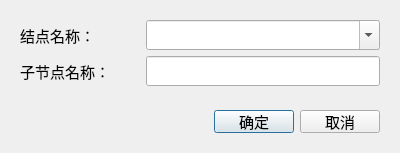
<?xml version="1.0" encoding="UTF-8"?>
<ui version="4.0">
 <class>SetLinkDialog</class>
 <widget class="QDialog" name="SetLinkDialog">
  <property name="geometry">
   <rect>
    <x>0</x>
    <y>0</y>
    <width>400</width>
    <height>139</height>
   </rect>
  </property>
  <property name="font">
   <font>
    <family>新宋体</family>
    <pointsize>11</pointsize>
   </font>
  </property>
  <property name="windowTitle">
   <string>Dialog</string>
  </property>
  <layout class="QVBoxLayout" name="verticalLayout">
   <item>
    <widget class="QWidget" name="widget_2" native="true">
     <layout class="QVBoxLayout" name="verticalLayout_2">
      <item>
       <layout class="QHBoxLayout" name="horizontalLayout">
        <item>
         <widget class="QLabel" name="label">
          <property name="minimumSize">
           <size>
            <width>120</width>
            <height>0</height>
           </size>
          </property>
          <property name="maximumSize">
           <size>
            <width>120</width>
            <height>16777215</height>
           </size>
          </property>
          <property name="text">
           <string>结点名称：</string>
          </property>
         </widget>
        </item>
        <item>
         <widget class="QComboBox" name="cbbName">
          <property name="editable">
           <bool>true</bool>
          </property>
         </widget>
        </item>
       </layout>
      </item>
      <item>
       <layout class="QHBoxLayout" name="horizontalLayout_2">
        <item>
         <widget class="QLabel" name="label_2">
          <property name="minimumSize">
           <size>
            <width>120</width>
            <height>0</height>
           </size>
          </property>
          <property name="maximumSize">
           <size>
            <width>16777215</width>
            <height>120</height>
           </size>
          </property>
          <property name="text">
           <string>子节点名称：</string>
          </property>
         </widget>
        </item>
        <item>
         <widget class="QLineEdit" name="edtValue"/>
        </item>
       </layout>
      </item>
     </layout>
    </widget>
   </item>
   <item>
    <widget class="QWidget" name="widget" native="true">
     <property name="minimumSize">
      <size>
       <width>0</width>
       <height>41</height>
      </size>
     </property>
     <property name="maximumSize">
      <size>
       <width>16777215</width>
       <height>41</height>
      </size>
     </property>
     <layout class="QHBoxLayout" name="horizontalLayout_3">
      <item>
       <spacer name="horizontalSpacer">
        <property name="orientation">
         <enum>Qt::Horizontal</enum>
        </property>
        <property name="sizeHint" stdset="0">
         <size>
          <width>189</width>
          <height>20</height>
         </size>
        </property>
       </spacer>
      </item>
      <item>
       <widget class="QPushButton" name="btnOk">
        <property name="text">
         <string>确定</string>
        </property>
       </widget>
      </item>
      <item>
       <widget class="QPushButton" name="btnCancel">
        <property name="text">
         <string>取消</string>
        </property>
       </widget>
      </item>
     </layout>
    </widget>
   </item>
  </layout>
 </widget>
 <resources/>
 <connections/>
</ui>
